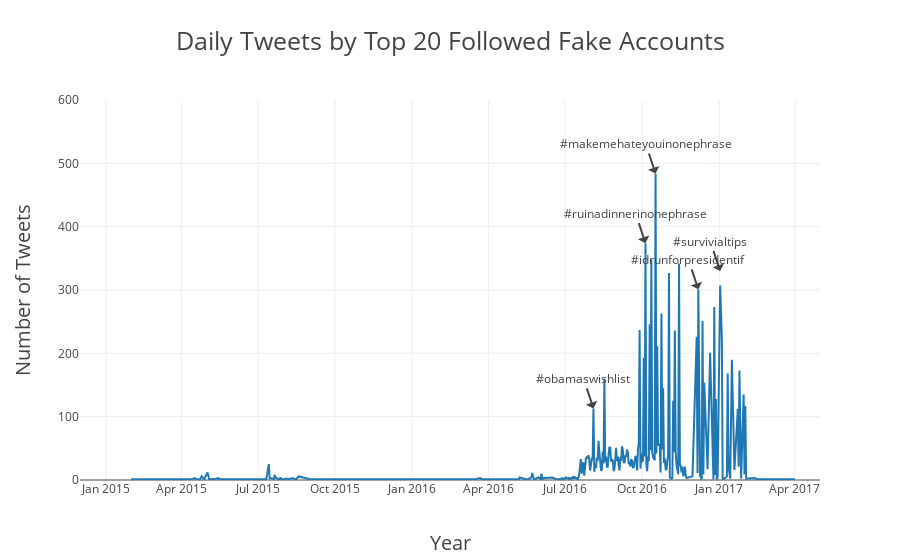

Write notebook code for a chart like this one.
### Code cell
trace0 = Scatter(
    name = "Tweets Made",
    x=tweetcount2.Date,
    y=tweetcount2.counts,
    line = dict(
        width = 2))
data = Data([trace0])

layout = Layout(
    title = "Daily Tweets by Top 20 Followed Fake Accounts",
    yaxis=dict(
        title='Number of Tweets',
        range=[0, 600],
        titlefont=dict(
            size=20,
        )
    ),
   
    xaxis = dict(
        title='Year',
        range = ['2014-12','2017-5'],
        titlefont=dict(
            size=20,
        )
    ),
    annotations=[dict(y=484,x='2016-10-17',xref='x',
            yref='y',text='#makemehateyouinonephrase'),
                dict(y=113,x='2016-08-04',xref='x',
            yref='y',text='#obamaswishlist'),
                dict(y=301,x='2016-12-07',xref='x',
            yref='y',text='#idrunforpresidentif'),
                dict(y=374,x='2016-10-05',xref='x',
            yref='y',text='#ruinadinnerinonephrase'),
                dict(y=330,x='2017-01-02',xref='x',
            yref='y',text='#survivialtips')]
)
fig = Figure(data=data, layout=layout)
fig['layout'].update(titlefont=dict(size=25))
iplot(fig)

### Figure 1 — Plotly figure (JSON) as saved in the notebook; plotly's stock layout.template omitted (floating-point values rounded to 4 significant figures; data arrays with more than 128 entries replaced by an {"elided": "..."} marker saying what was removed)
{"data": [{"line": {"width": 2}, "name": "Tweets Made", "type": "scatter", "x": {"elided": "311 str values"}, "y": {"elided": "311 int values"}}], "layout": {"annotations": [{"text": "#makemehateyouinonephrase", "x": "2016-10-17", "xref": "x", "y": 484, "yref": "y"}, {"text": "#obamaswishlist", "x": "2016-08-04", "xref": "x", "y": 113, "yref": "y"}, {"text": "#idrunforpresidentif", "x": "2016-12-07", "xref": "x", "y": 301, "yref": "y"}, {"text": "#ruinadinnerinonephrase", "x": "2016-10-05", "xref": "x", "y": 374, "yref": "y"}, {"text": "#survivialtips", "x": "2017-01-02", "xref": "x", "y": 330, "yref": "y"}], "title": "Daily Tweets by Top 20 Followed Fake Accounts", "titlefont": {"size": 25}, "xaxis": {"range": ["2014-12", "2017-5"], "title": "Year", "titlefont": {"size": 20}}, "yaxis": {"range": [0, 600], "title": "Number of Tweets", "titlefont": {"size": 20}}}}
